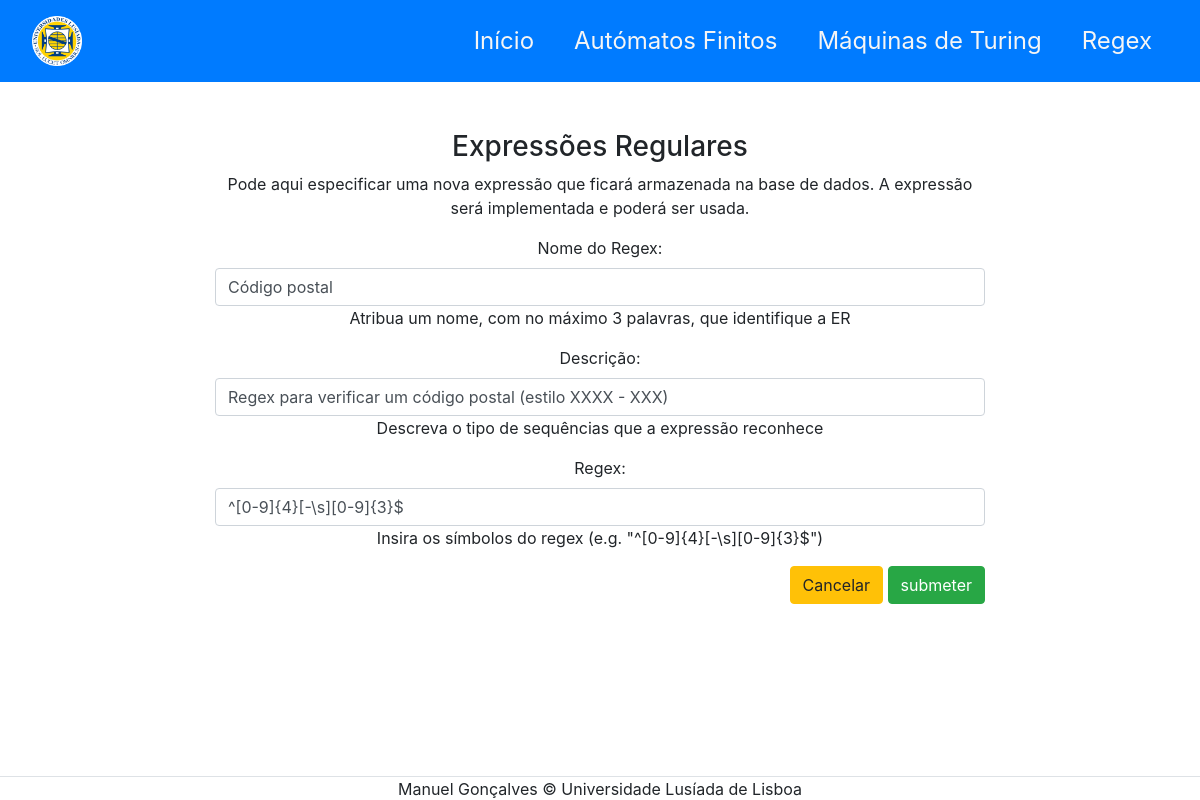
The app's page /editarExpressao/18/, older data.
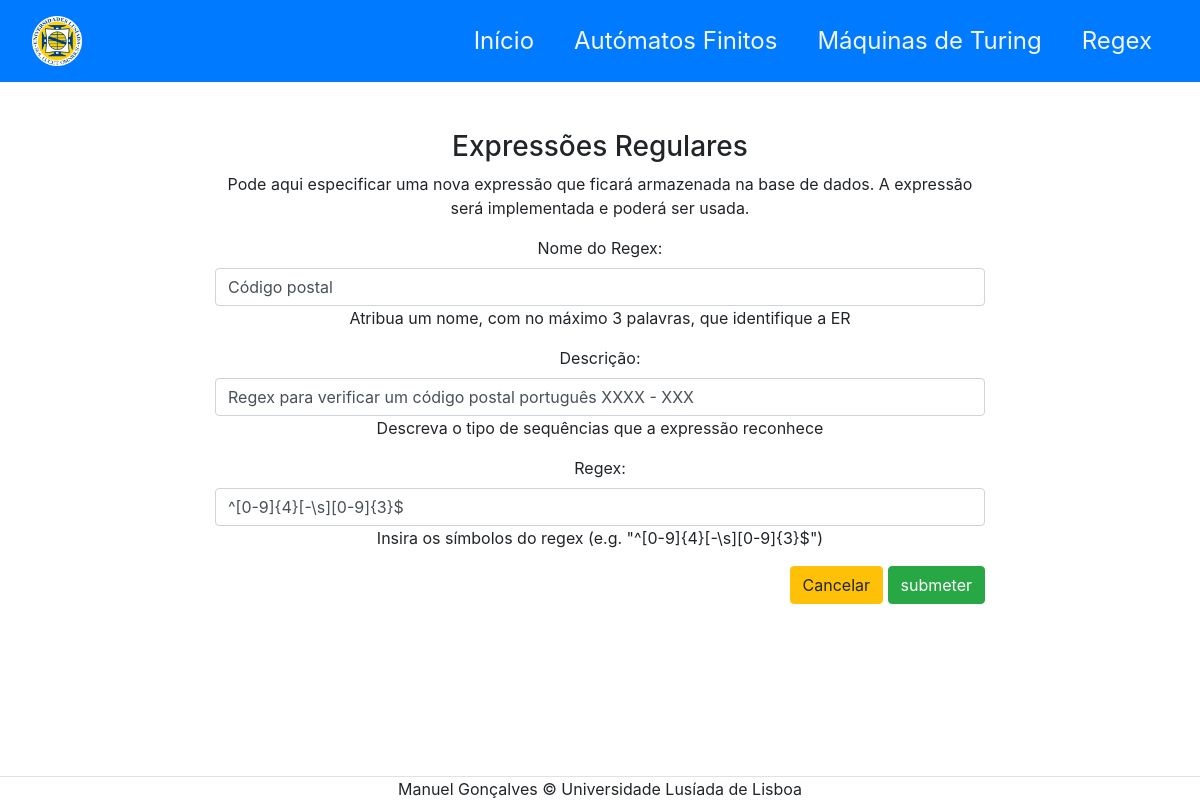
The same page, newer data.
### website/models.py (models this page shows, shortened)
class Expressao(models.Model):
    nome = models.CharField(max_length=100)
    descricao = models.CharField(max_length=100)
    regex = models.CharField(max_length=100)

### website/views.py (the view)
# urls.py: path('editarExpressao/<int:expressao_id>/', views.editarExpressao, name='editarExpressao'),
def editarExpressao(request, expressao_id):
    instance = Expressao.objects.get(id=expressao_id)
    form = ExpressaoForm(request.POST or None, instance=instance)
    if form.is_valid():
        m = form.save()
        m.save()
        return HttpResponseRedirect(reverse('website:expressoesRegulares'))
    context = {'form': form, 'expressao_id':expressao_id}
    return render(request, 'website/regex/editarExpressao.html', context)

### website/forms.py
class ExpressaoForm(ModelForm):
    class Meta:
        model = Expressao
        fields = '__all__'
        exclude = ['diagrama']
        widgets = {
            'nome': forms.TextInput(attrs={'class': 'form-control'}),
            'descricao': forms.TextInput(attrs={'class': 'form-control'}),
            'regex': forms.TextInput(attrs={'class': 'form-control'}),
        }
        labels = {
            'nome': 'Nome do Regex',
            'descricao': 'Descrição',
            'regex': 'Regex',
        }
        help_texts = {
            'nome': 'Atribua um nome, com no máximo 3 palavras, que identifique a ER',
            'descricao': 'Descreva o tipo de sequências que a expressão reconhece',
            'regex': 'Insira os símbolos do regex (e.g. "^[0-9]{4}[-\s][0-9]{3}$")'
        }

### website/templates/website/regex/editarExpressao.html (shortened to what this page needs)
{% extends 'website/layout.html' %}
{% block main %}
<main class="col-12 col-md-8 mx-auto">
    <h3>Expressões Regulares</h3>
    <p>Pode aqui especificar uma nova expressão que ficará armazenada na base de dados.
        A expressão será implementada e poderá ser usada.</p>
    <form class="form-group" action="{% url 'website:editarExpressao' expressao_id %}" method="POST">
        {{ form.as_p }}
        <div class="text-right">
            <a href="{% url 'website:expressoesRegulares' %}" role="button" class="btn btn-warning">Cancelar</a>
            <input type="submit" class="btn btn-success" value="submeter">
        </div>
    </form>
</main>
{% endblock %}

Row changes from the older to the newer data that the page shows:
changed Expressao "Código postal": descricao "Regex para verificar um código postal (estilo XXXX - XXX)" → "Regex para verificar um código postal português XXXX - XXX"
